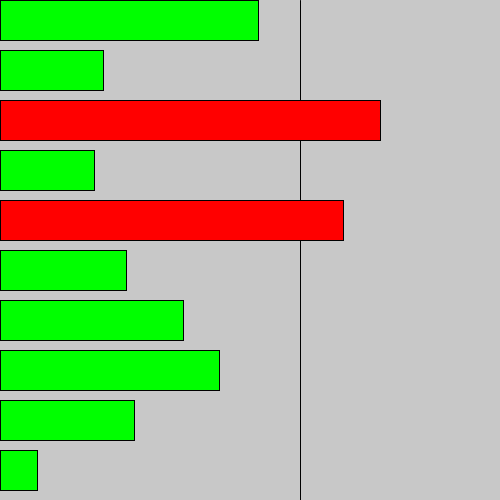
Frame 1 (no input)
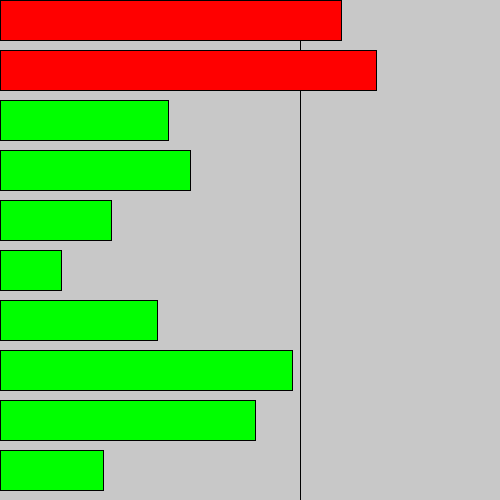
Frame 60 (the mouse pressed at the canvas centre just before this capture)
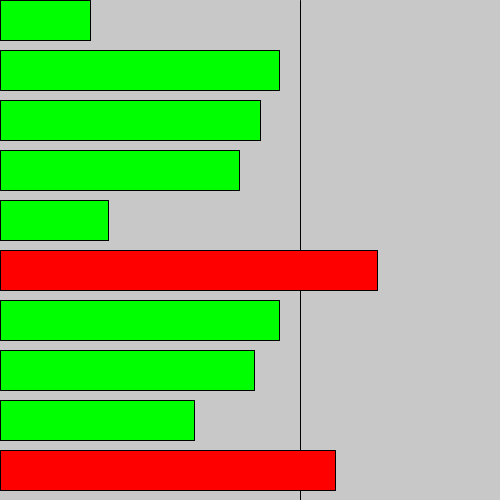
Frame 120 (the mouse held since frame 60 and released just before this capture)

The Processing sketch that drew these frames (run headless with seeded random() and noise(); from frame 60 on, the mouse is pressed at the canvas centre):

// Processing sketch: challenge3_yahya_lucas_alice
// ── challenge3_yahya_lucas_alice.pde
//sample code taken from katherine bennett 
float [] x = new float [10];
void setup() {
  size(500, 500);
  frameRate(5);
}


void draw() {
  float[] x = { random(400), random(400), random(400), random(400), random(400), random(400), random(400), random(400), random(400), random(400) };
  background(200);
  println(x[1]);
  line(300,0,300,height);
  // Reads one array element every time through the block
  for (int i = 0; i < x.length; i++) { 
    if (x[i] > 300) {
      fill(255, 0, 0);
      rect(0, i*50, x[i], 40);
    } else {
      fill(0, 255, 0);
      rect(0, i*50, x[i], 40);
    }
  }
  
}
